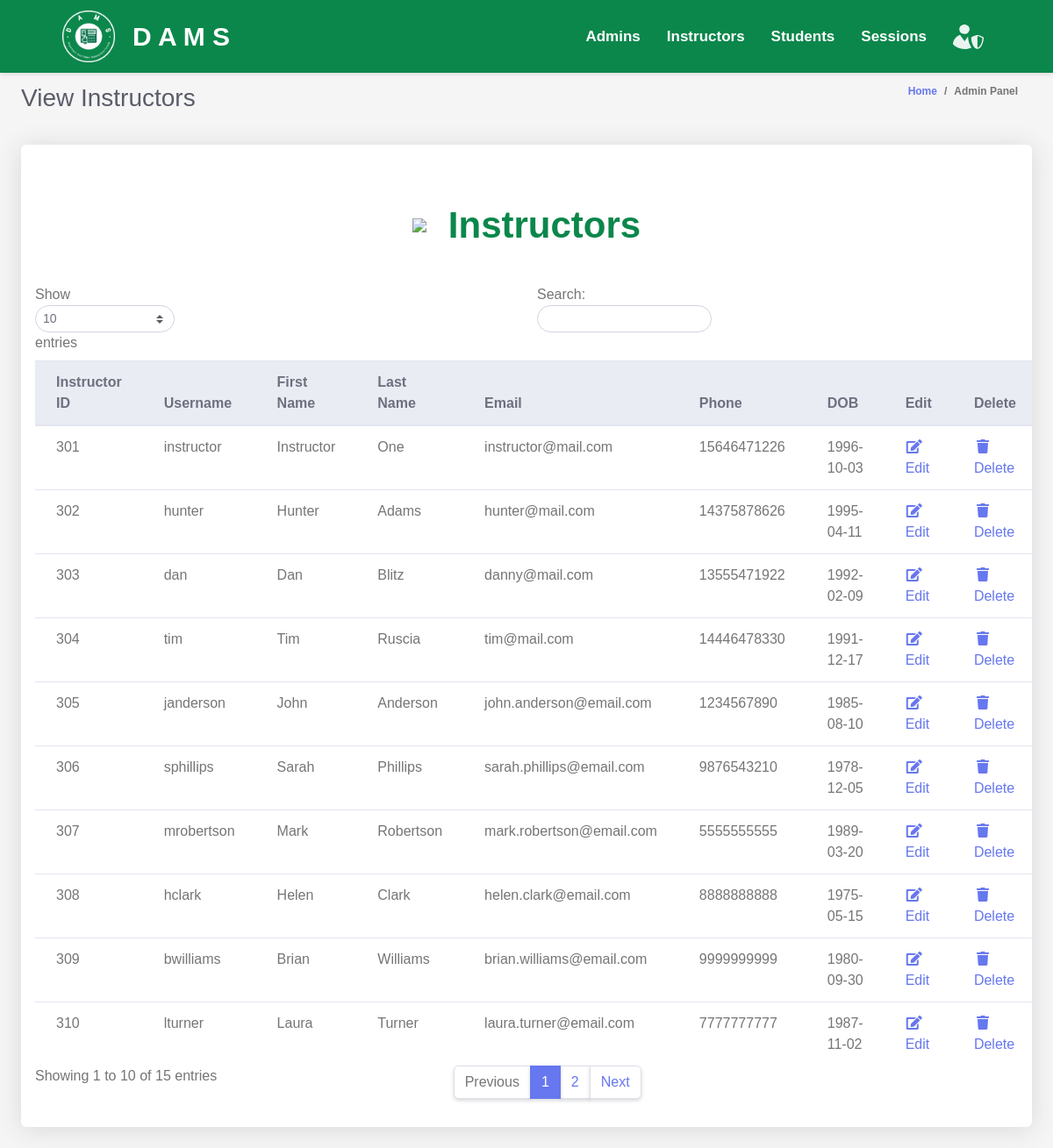
The page /admin/viewInstructors.php on the database its author committed.
### tables this page shows
CREATE TABLE `instructors` (
    instructor_id INT AUTO_INCREMENT PRIMARY KEY ,
    course_id INT,
    username VARCHAR(255) ,
    first_name VARCHAR(255) ,
    last_name VARCHAR(255) ,
    gender ENUM ('Male', 'Female'),
    email VARCHAR(255),
    phone BIGINT,
    dob DATE,
    password VARCHAR(255),
    FOREIGN KEY (course_id) REFERENCES courses(course_id)
);

### admin/admin.php (called while the page is built, shortened)
<?php
$database = new Database();
$conn = $database->getConnection();
class Admin {
    public function list_instructors() {
        global $conn;
        $query = "SELECT * FROM instructors";
        $rs = $conn->query($query);
        $users = array();
        while ($row = $rs->fetch_assoc()) {
            $users[] = $row;
        }
        return $users;
    }
}
?>

### admin/instructorsTable.php (the view, shortened to what this page needs)
<div class="row">
    <div class="col-lg-12">
        <div class="card mb-4">
        <div class="table-text">
            <img src="../assets/images/teacher.png" >
            <div>
                Instructors
            </div>
        </div>
            <div class="table-responsive p-3">
                <table class="table align-items-center table-flush table-hover" id="dataTableHover">
                    <thead class="thead-light">
                        <tr>
                            <th>Instructor ID</th>
                            <th>Username</th>
                            <th>First Name</th>
                            <th>Last Name</th>
                            <th>Email</th>
                            <th>Phone</th>
                            <th>DOB</th>
                            <th>Edit</th>
                            <th>Delete</th>
                        </tr>
                    </thead>
                    <tbody>
                        <?php
                        include "admin.php";
                        $admin = new Admin();
                        $users = $admin->list_instructors();
                        foreach ($users as $user) {
                            echo "<tr>";
                            echo "<td>" . $user['instructor_id'] . "</td>";
                            echo "<td>" . $user['username'] . "</td>";
                            echo "<td>" . $user['first_name'] . "</td>";
                            echo "<td>" . $user['last_name'] . "</td>";
                            echo "<td>" . $user['email'] . "</td>";
                            echo "<td>" . $user['phone'] . "</td>";
                            echo "<td>" . $user['dob'] . "</td>";
                            echo "<td><a href='?action=edit&Id=".$user['instructor_id']."'><i class='fas fa-fw fa-edit'></i>Edit</a></td>";
                            echo "<td><a href='?action=delete&Id=".$user['instructor_id']."'><i class='fas fa-fw fa-trash'></i>Delete</a></td>";
                            echo "</tr>";
                        }
                        ?>
                    </tbody>
                </table>
            </div>
        </div>
    </div>
</div>

### css/navbar.css (style rules this page uses)
body { margin: 0; padding: 0; font-family: Arial, sans-serif; background-color: #f5f5f5; }
.table-text { display: flex; align-items: center; justify-content: center; color: #0b874b; font-size: 42px; margin-top: 60px; margin-bottom: 20px; font-weight: bold; }
.table-text img { margin-right: 25px; max-width: 60px; }

### rows shown on the page
instructors: instructor_id "301", username "instructor", first_name "Instructor", last_name "One", email "instructor@mail.com", phone "15646471226", dob "1996-10-03"
instructors: instructor_id "302", username "hunter", first_name "Hunter", last_name "Adams", email "hunter@mail.com", phone "14375878626", dob "1995-04-11"
instructors: instructor_id "303", username "dan", first_name "Dan", last_name "Blitz", email "danny@mail.com", phone "13555471922", dob "1992-02-09"
instructors: instructor_id "304", username "tim", first_name "Tim", last_name "Ruscia", email "tim@mail.com", phone "14446478330", dob "1991-12-17"
instructors: instructor_id "305", username "janderson", first_name "John", last_name "Anderson", email "john.anderson@email.com", phone "1234567890", dob "1985-08-10"
instructors: instructor_id "306", username "sphillips", first_name "Sarah", last_name "Phillips", email "sarah.phillips@email.com", phone "9876543210", dob "1978-12-05"
instructors: instructor_id "307", username "mrobertson", first_name "Mark", last_name "Robertson", email "mark.robertson@email.com", phone "5555555555", dob "1989-03-20"
instructors: instructor_id "308", username "hclark", first_name "Helen", last_name "Clark", email "helen.clark@email.com", phone "8888888888", dob "1975-05-15"
instructors: instructor_id "309", username "bwilliams", first_name "Brian", last_name "Williams", email "brian.williams@email.com", phone "9999999999", dob "1980-09-30"
instructors: instructor_id "310", username "lturner", first_name "Laura", last_name "Turner", email "laura.turner@email.com", phone "7777777777", dob "1987-11-02"
